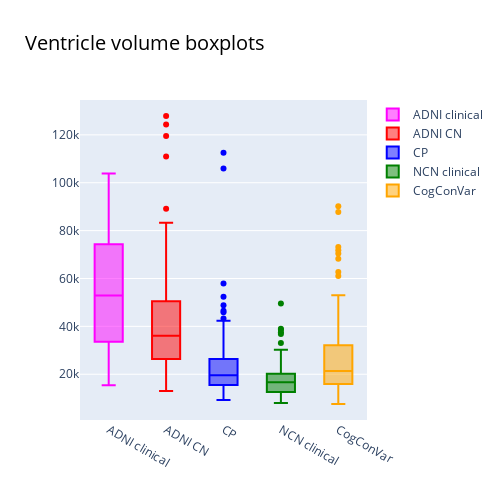

Notebook code for this chart:
### Code cell
fig = go.Figure()

fig.add_trace(
    go.Box(y=ADNIdf[ADNIdf['Group']!='CN']['Ventricles'], name="ADNI clinical", marker_color='magenta')
)
fig.add_trace(
    go.Box(y=ADNIdf[ADNIdf['Group']=='CN']['Ventricles'], name="ADNI CN", marker_color='red')
)
fig.add_trace(
    go.Box(y=CPdf['Ventricles'], name="CP", marker_color='blue')
)
fig.add_trace(
    go.Box(y=NCNdf['Ventricles'], name="NCN clinical", marker_color='green')
)
fig.add_trace(
    go.Box(y=CogConVardf['Ventricles'], name="CogConVar", marker_color='orange')
)

fig.update_layout(
    height=500, width=500, 
    title_text="Ventricle volume boxplots",
    title_font=dict(size=20, color='black')
)

#import plotly.io as pio
#pio.renderers.default = "browser" 

fig.show()
